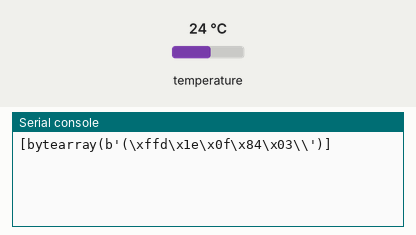
The program below on a simulated MicroPython board. Parts: the last lines printed to the serial console. The inputs (shaded band) are chosen by the test bench; at power-on: temperature 24 °C.

Above: at 1.2 s.
1.3 s: temperature set to 12 °C
At 2.6 s:
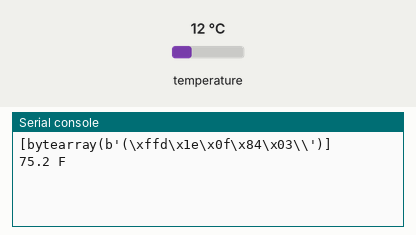
5.5 s: temperature set to 19 °C
At 6.4 s:
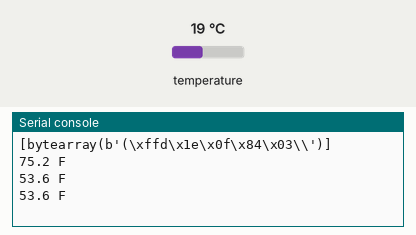
Timing chart, 0 to 8.5 s (numbered marks = the images above; inputs shaded):
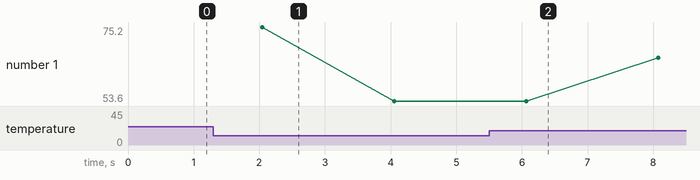

The program:

temp_test.py
```python
"""
Measure room temp using Dallas 18B20
"""

import onewire, ds18x20, time
from machine import Pin
SensorPin = Pin(26, Pin.IN, Pin.PULL_UP)
sensor = ds18x20.DS18X20(onewire.OneWire(SensorPin))
roms = sensor.scan()
print(roms)
while True:
   sensor.convert_temp()
   time.sleep(2)
   for rom in roms:
       temperature = round(sensor.read_temp(rom),1)
       fahr = temperature * 9/5 + 32
       print(fahr,"F")
time.sleep(5)
```

Measured:
- plotted number 1: 53.6 → 66.2 after the input at 5.5 s
